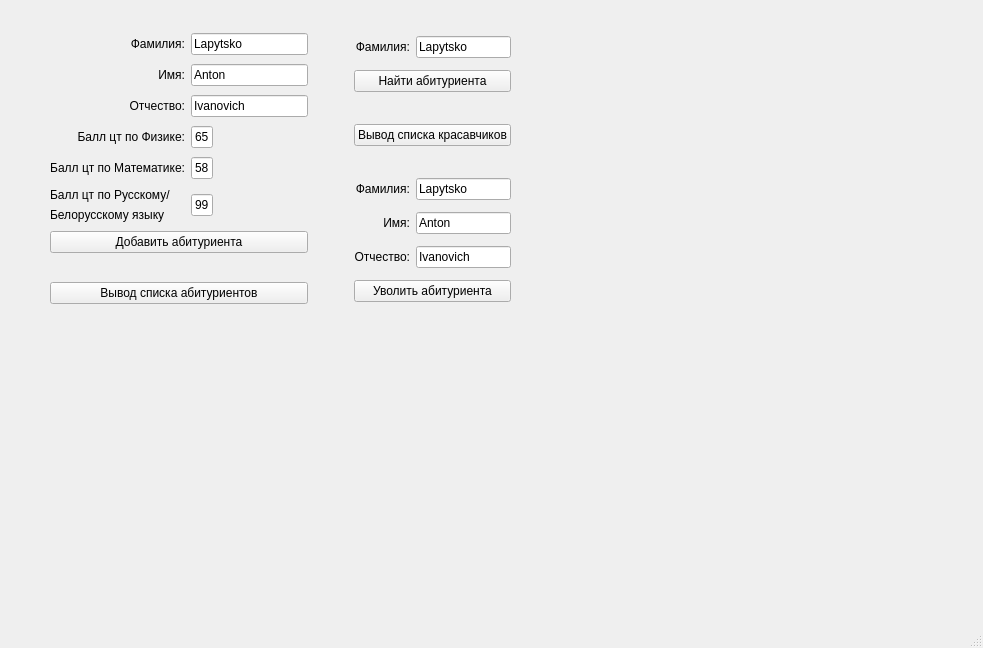
<?xml version="1.0" encoding="UTF-8"?>
<ui version="4.0">
 <class>MainWindow</class>
 <widget class="QMainWindow" name="MainWindow">
  <property name="geometry">
   <rect>
    <x>0</x>
    <y>0</y>
    <width>983</width>
    <height>648</height>
   </rect>
  </property>
  <property name="windowTitle">
   <string>MainWindow</string>
  </property>
  <widget class="QWidget" name="centralwidget">
   <widget class="QWidget" name="gridLayoutWidget_3">
    <property name="geometry">
     <rect>
      <x>50</x>
      <y>30</y>
      <width>461</width>
      <height>278</height>
     </rect>
    </property>
    <layout class="QGridLayout" name="gridLayout_3">
     <item row="0" column="0">
      <layout class="QGridLayout" name="gridLayout">
       <item row="4" column="1">
        <widget class="QLineEdit" name="score2">
         <property name="text">
          <string>58</string>
         </property>
         <property name="alignment">
          <set>Qt::AlignCenter</set>
         </property>
        </widget>
       </item>
       <item row="4" column="0">
        <widget class="QLabel" name="label_5">
         <property name="text">
          <string>Балл цт по Математике:</string>
         </property>
         <property name="alignment">
          <set>Qt::AlignRight|Qt::AlignTrailing|Qt::AlignVCenter</set>
         </property>
        </widget>
       </item>
       <item row="1" column="1" colspan="2">
        <widget class="QLineEdit" name="name2">
         <property name="text">
          <string>Anton</string>
         </property>
        </widget>
       </item>
       <item row="0" column="0">
        <widget class="QLabel" name="label">
         <property name="text">
          <string>Фамилия:</string>
         </property>
         <property name="alignment">
          <set>Qt::AlignRight|Qt::AlignTrailing|Qt::AlignVCenter</set>
         </property>
        </widget>
       </item>
       <item row="0" column="1" colspan="2">
        <widget class="QLineEdit" name="name1">
         <property name="text">
          <string>Lapytsko</string>
         </property>
        </widget>
       </item>
       <item row="9" column="0" colspan="3">
        <widget class="QPushButton" name="out">
         <property name="text">
          <string>Вывод списка абитуриентов</string>
         </property>
        </widget>
       </item>
       <item row="1" column="0">
        <widget class="QLabel" name="label_2">
         <property name="text">
          <string>Имя:</string>
         </property>
         <property name="alignment">
          <set>Qt::AlignRight|Qt::AlignTrailing|Qt::AlignVCenter</set>
         </property>
        </widget>
       </item>
       <item row="2" column="0">
        <widget class="QLabel" name="label_3">
         <property name="text">
          <string>Отчество:</string>
         </property>
         <property name="alignment">
          <set>Qt::AlignRight|Qt::AlignTrailing|Qt::AlignVCenter</set>
         </property>
        </widget>
       </item>
       <item row="3" column="1">
        <widget class="QLineEdit" name="score1">
         <property name="text">
          <string>65</string>
         </property>
         <property name="alignment">
          <set>Qt::AlignCenter</set>
         </property>
        </widget>
       </item>
       <item row="5" column="0">
        <layout class="QGridLayout" name="gridLayout_2">
         <item row="2" column="0">
          <widget class="QLabel" name="label_7">
           <property name="text">
            <string>Белорусскому языку</string>
           </property>
          </widget>
         </item>
         <item row="0" column="0">
          <widget class="QLabel" name="label_6">
           <property name="text">
            <string>Балл цт по Русскому/</string>
           </property>
          </widget>
         </item>
        </layout>
       </item>
       <item row="5" column="1">
        <widget class="QLineEdit" name="score3">
         <property name="minimumSize">
          <size>
           <width>0</width>
           <height>0</height>
          </size>
         </property>
         <property name="text">
          <string>99</string>
         </property>
         <property name="alignment">
          <set>Qt::AlignCenter</set>
         </property>
        </widget>
       </item>
       <item row="3" column="0">
        <widget class="QLabel" name="label_4">
         <property name="text">
          <string>Балл цт по Физике:</string>
         </property>
         <property name="alignment">
          <set>Qt::AlignRight|Qt::AlignTrailing|Qt::AlignVCenter</set>
         </property>
        </widget>
       </item>
       <item row="7" column="0" colspan="3">
        <widget class="QPushButton" name="add_student">
         <property name="text">
          <string>Добавить абитуриента</string>
         </property>
        </widget>
       </item>
       <item row="2" column="1" colspan="2">
        <widget class="QLineEdit" name="name3">
         <property name="text">
          <string>Ivanovich</string>
         </property>
        </widget>
       </item>
       <item row="8" column="0" colspan="3">
        <spacer name="horizontalSpacer_2">
         <property name="orientation">
          <enum>Qt::Horizontal</enum>
         </property>
         <property name="sizeHint" stdset="0">
          <size>
           <width>40</width>
           <height>20</height>
          </size>
         </property>
        </spacer>
       </item>
       <item row="3" column="2" rowspan="3">
        <spacer name="horizontalSpacer">
         <property name="orientation">
          <enum>Qt::Horizontal</enum>
         </property>
         <property name="sizeHint" stdset="0">
          <size>
           <width>900</width>
           <height>20</height>
          </size>
         </property>
        </spacer>
       </item>
      </layout>
     </item>
     <item row="0" column="2">
      <layout class="QGridLayout" name="gridLayout_4">
       <item row="3" column="0" colspan="2">
        <widget class="QPushButton" name="krasava_button">
         <property name="text">
          <string>Вывод списка красавчиков</string>
         </property>
        </widget>
       </item>
       <item row="9" column="0" colspan="2">
        <widget class="QPushButton" name="fire_student">
         <property name="text">
          <string>Уволить абитуриента</string>
         </property>
        </widget>
       </item>
       <item row="6" column="0">
        <widget class="QLabel" name="label_9">
         <property name="text">
          <string>Фамилия:</string>
         </property>
         <property name="alignment">
          <set>Qt::AlignRight|Qt::AlignTrailing|Qt::AlignVCenter</set>
         </property>
        </widget>
       </item>
       <item row="7" column="1">
        <widget class="QLineEdit" name="name2_fire">
         <property name="text">
          <string>Anton</string>
         </property>
        </widget>
       </item>
       <item row="8" column="0">
        <widget class="QLabel" name="label_11">
         <property name="text">
          <string>Отчество:</string>
         </property>
         <property name="alignment">
          <set>Qt::AlignRight|Qt::AlignTrailing|Qt::AlignVCenter</set>
         </property>
        </widget>
       </item>
       <item row="2" column="0" colspan="2">
        <spacer name="horizontalSpacer_3">
         <property name="orientation">
          <enum>Qt::Horizontal</enum>
         </property>
         <property name="sizeHint" stdset="0">
          <size>
           <width>40</width>
           <height>20</height>
          </size>
         </property>
        </spacer>
       </item>
       <item row="6" column="1">
        <widget class="QLineEdit" name="name1_fire">
         <property name="text">
          <string>Lapytsko</string>
         </property>
        </widget>
       </item>
       <item row="0" column="1">
        <widget class="QLineEdit" name="name_find">
         <property name="text">
          <string>Lapytsko</string>
         </property>
        </widget>
       </item>
       <item row="7" column="0">
        <widget class="QLabel" name="label_10">
         <property name="text">
          <string>Имя:</string>
         </property>
         <property name="alignment">
          <set>Qt::AlignRight|Qt::AlignTrailing|Qt::AlignVCenter</set>
         </property>
        </widget>
       </item>
       <item row="0" column="0">
        <widget class="QLabel" name="label_8">
         <property name="text">
          <string>Фамилия:</string>
         </property>
         <property name="alignment">
          <set>Qt::AlignRight|Qt::AlignTrailing|Qt::AlignVCenter</set>
         </property>
        </widget>
       </item>
       <item row="8" column="1">
        <widget class="QLineEdit" name="name3_fire">
         <property name="text">
          <string>Ivanovich</string>
         </property>
        </widget>
       </item>
       <item row="1" column="0" colspan="2">
        <widget class="QPushButton" name="find_button">
         <property name="text">
          <string>Найти абитуриента</string>
         </property>
        </widget>
       </item>
       <item row="4" column="0" colspan="2">
        <spacer name="horizontalSpacer_4">
         <property name="orientation">
          <enum>Qt::Horizontal</enum>
         </property>
         <property name="sizeHint" stdset="0">
          <size>
           <width>40</width>
           <height>20</height>
          </size>
         </property>
        </spacer>
       </item>
      </layout>
     </item>
     <item row="0" column="1">
      <spacer name="verticalSpacer">
       <property name="orientation">
        <enum>Qt::Vertical</enum>
       </property>
       <property name="sizeHint" stdset="0">
        <size>
         <width>40</width>
         <height>40</height>
        </size>
       </property>
      </spacer>
     </item>
    </layout>
   </widget>
  </widget>
  <widget class="QMenuBar" name="menubar">
   <property name="geometry">
    <rect>
     <x>0</x>
     <y>0</y>
     <width>983</width>
     <height>26</height>
    </rect>
   </property>
  </widget>
  <widget class="QStatusBar" name="statusbar"/>
 </widget>
 <tabstops>
  <tabstop>name1</tabstop>
  <tabstop>name2</tabstop>
  <tabstop>name3</tabstop>
  <tabstop>score1</tabstop>
  <tabstop>score2</tabstop>
  <tabstop>score3</tabstop>
  <tabstop>add_student</tabstop>
  <tabstop>out</tabstop>
  <tabstop>name_find</tabstop>
  <tabstop>find_button</tabstop>
  <tabstop>krasava_button</tabstop>
  <tabstop>name1_fire</tabstop>
  <tabstop>name2_fire</tabstop>
  <tabstop>name3_fire</tabstop>
  <tabstop>fire_student</tabstop>
 </tabstops>
 <resources/>
 <connections/>
</ui>
